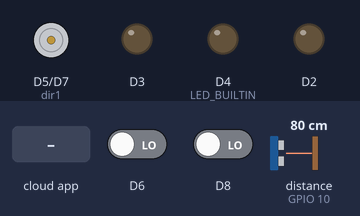
Simulated run of this sketch. Board: ESP8266 (NodeMCU). On the bench: motor-driver pin pairs drawn as motors (green arrow = first pin HIGH = forward, orange = second pin HIGH = backward, longer = more drive), output pins drawn as LEDs (lit = HIGH, except the on-board LED, lit = LOW). Wiring (inferred from the names in the program): ultrasonic range finder: trigger GPIO 9; echo GPIO 10. The test bench sets the inputs (shaded band); at power-on: distance to the obstacle (sensor on GPIO 10) 80 cm, D6 LOW, D8 LOW. The echo pulse lasts 58.3 µs per cm; WiFi joins after 1.5 s; servers stay silent unless stated; pins used as bus, display or sensor lines are not drawn; what the sketch prints to the serial monitor is not drawn.

Above: at 2.7 s.
2.8 s: the phone or cloud app sets SWITCH_ID_NO_2_HERE to 1
At 3.9 s:
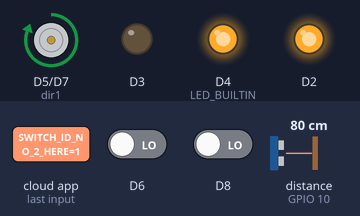
4.3 s: distance to the obstacle (sensor on GPIO 10) set to 11 cm
7.3 s: distance to the obstacle (sensor on GPIO 10) set to 8 cm
At 8.8 s:
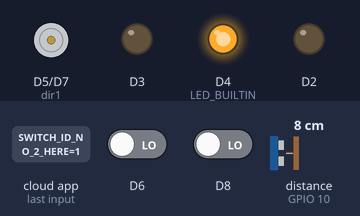
9.8 s: the phone or cloud app sets SWITCH_ID_NO_3_HERE to 1
At 11.0 s:
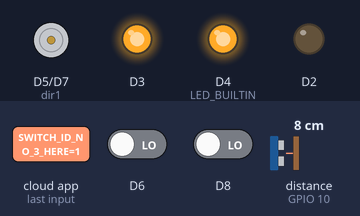
11.3 s: the phone or cloud app sets SWITCH_ID_NO_4_HERE to 1
At 12.2 s:
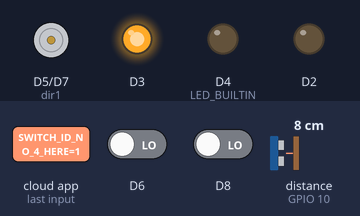
12.8 s: the phone or cloud app sets SWITCH_ID_NO_2_HERE to 1
At 13.6 s:
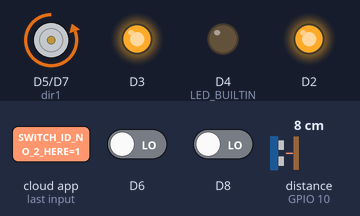
Timing chart, 0 to 15.8 s (numbered marks = the images above; inputs shaded):
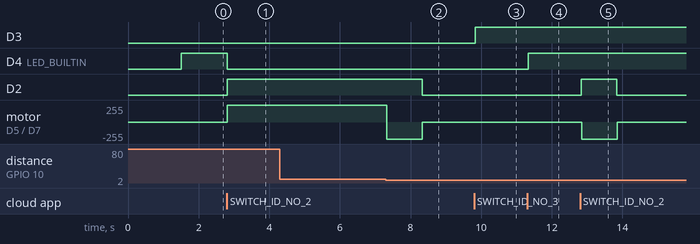

Measured:
- the behaviour switches between 10 and 9 cm on distance to the obstacle (sensor on GPIO 10) (found by bisection; images 1 and 2)
- after the input at 2.8 s, D4 (LED_BUILTIN): HIGH → LOW at once; D2: LOW → HIGH at once; motor on D5 (dir1) / D7 (dir2): stopped → forward 255/255 at once
- after the input at 7.3 s, D2: HIGH → LOW after 1.0 s; motor on D5 (dir1) / D7 (dir2): forward 255/255 → backward 255/255 at once, → stopped 1.0 s later
- after the input at 9.8 s, D3: LOW → HIGH at once
- after the input at 11.3 s, D4 (LED_BUILTIN): LOW → HIGH at once
- after the input at 12.8 s, D2: LOW → HIGH at once, → LOW 1.0 s later; motor on D5 (dir1) / D7 (dir2): stopped → backward 255/255 after 0.05 s, → stopped 1.0 s later

The sketch:

smart_vecom.ino
```cpp
//#define ENABLE_DEBUG

#ifdef ENABLE_DEBUG
       #define DEBUG_ESP_PORT Serial
       #define NODEBUG_WEBSOCKETS
       #define NDEBUG
#endif

#include <Arduino.h>
#ifdef ESP8266
       #include <ESP8266WiFi.h>
#endif
#ifdef ESP32
       #include <WiFi.h>
#endif

#include "SinricPro.h"
#include "SinricProSwitch.h"

#include <map>

#define WIFI_SSID         "SSID"
#define WIFI_PASS         "PASS"
#define APP_KEY           "APP_KEY"      // Should look like "de0bxxxx-1x3x-4x3x-ax2x-5dabxxxxxxxx"
#define APP_SECRET        "APP_SECRET"   // Should look like "5f36xxxx-x3x7-4x3x-xexe-e86724a9xxxx-4c4axxxx-3x3x-x5xe-x9x3-333d65xxxxxx"

// comment the following line if you use a toggle switches instead of tactile buttons
#define TACTILE_BUTTON 1

#define BAUD_RATE   9600

#define DEBOUNCE_TIME 250
 long duration, distance;
#define trigPin 9
#define echoPin 10

int motor;
int dir1=D5;
int dir2=D7;

typedef struct {      // struct for the std::map below
  int relayPIN;
  int flipSwitchPIN;
} deviceConfig_t;


// this is the main configuration
// please put in your deviceId, the PIN for Relay and PIN for flipSwitch
// this can be up to N devices...depending on how much pin's available on your device ;)
// right now we have 4 devicesIds going to 4 relays and 4 flip switches to switch the relay manually
std::map<String, deviceConfig_t> devices = {
    //{deviceId, {relayPIN,  flipSwitchPIN}}
    {"SWITCH_ID_NO_1_HERE", {  D1, D8 }},
    {"SWITCH_ID_NO_2_HERE", {  D2, D7 }},
    {"SWITCH_ID_NO_3_HERE", {  D3, D6 }},
    {"SWITCH_ID_NO_4_HERE", {  D4, D5 }}
};

typedef struct {      // struct for the std::map below
  String deviceId;
  bool lastFlipSwitchState;
  unsigned long lastFlipSwitchChange;
} flipSwitchConfig_t;

std::map<int, flipSwitchConfig_t> flipSwitches;    // this map is used to map flipSwitch PINs to deviceId and handling debounce and last flipSwitch state checks
                                                  // it will be setup in "setupFlipSwitches" function, using informations from devices map

void setupRelays() {
  for (auto &device : devices) {           // for each device (relay, flipSwitch combination)
    int relayPIN = device.second.relayPIN; // get the relay pin
    pinMode(relayPIN, OUTPUT);             // set relay pin to OUTPUT
  }
}

void setupFlipSwitches() {
  for (auto &device : devices)  {                     // for each device (relay / flipSwitch combination)
    flipSwitchConfig_t flipSwitchConfig;              // create a new flipSwitch configuration

    flipSwitchConfig.deviceId = device.first;         // set the deviceId
    flipSwitchConfig.lastFlipSwitchChange = 0;        // set debounce time
    flipSwitchConfig.lastFlipSwitchState = false;     // set lastFlipSwitchState to false (LOW)

    int flipSwitchPIN = device.second.flipSwitchPIN;  // get the flipSwitchPIN

    flipSwitches[flipSwitchPIN] = flipSwitchConfig;   // save the flipSwitch config to flipSwitches map
    pinMode(flipSwitchPIN, INPUT);                   // set the flipSwitch pin to INPUT
  }
}

bool onPowerState(String deviceId, bool &state)
{
  Serial.printf("%s: %s\r\n", deviceId.c_str(), state ? "on" : "off");
  int relayPIN = devices[deviceId].relayPIN; // get the relay pin for corresponding device
  digitalWrite(relayPIN, state);             // set the new relay state
  return true;
}

void handleFlipSwitches() {
  unsigned long actualMillis = millis();                                          // get actual millis
  for (auto &flipSwitch : flipSwitches) {                                         // for each flipSwitch in flipSwitches map
    unsigned long lastFlipSwitchChange = flipSwitch.second.lastFlipSwitchChange;  // get the timestamp when flipSwitch was pressed last time (used to debounce / limit events)

    if (actualMillis - lastFlipSwitchChange > DEBOUNCE_TIME) {                    // if time is > debounce time...

      int flipSwitchPIN = flipSwitch.first;                                       // get the flipSwitch pin from configuration
      bool lastFlipSwitchState = flipSwitch.second.lastFlipSwitchState;           // get the lastFlipSwitchState
      bool flipSwitchState = digitalRead(flipSwitchPIN);                          // read the current flipSwitch state
      if (flipSwitchState != lastFlipSwitchState) {                               // if the flipSwitchState has changed...
#ifdef TACTILE_BUTTON
        if (flipSwitchState) {                                                    // if the tactile button is pressed
#endif
          flipSwitch.second.lastFlipSwitchChange = actualMillis;                  // update lastFlipSwitchChange time
          String deviceId = flipSwitch.second.deviceId;                           // get the deviceId from config
          int relayPIN = devices[deviceId].relayPIN;                              // get the relayPIN from config
          bool newRelayState = !digitalRead(relayPIN);                            // set the new relay State
          digitalWrite(relayPIN, newRelayState);                                  // set the trelay to the new state

          SinricProSwitch &mySwitch = SinricPro[deviceId];                        // get Switch device from SinricPro
          mySwitch.sendPowerStateEvent(newRelayState);                            // send the event
#ifdef TACTILE_BUTTON
        }
#endif
        flipSwitch.second.lastFlipSwitchState = flipSwitchState;                  // update lastFlipSwitchState
      }
    }
  }
}

void setupWiFi()
{
  Serial.printf("\r\n[Wifi]: Connecting");
  WiFi.begin(WIFI_SSID, WIFI_PASS);

  while (WiFi.status() != WL_CONNECTED)
  {
    Serial.printf(".");
    delay(250);
  }
  digitalWrite(LED_BUILTIN, HIGH);
  Serial.printf("connected!\r\n[WiFi]: IP-Address is %s\r\n", WiFi.localIP().toString().c_str());
}

void setupSinricPro()
{
  for (auto &device : devices)
  {
    const char *deviceId = device.first.c_str();
    SinricProSwitch &mySwitch = SinricPro[deviceId];
    mySwitch.onPowerState(onPowerState);
  }

  //SinricPro.restoreDeviceStates(true); // Uncomment to restore the last known state from the server.
  SinricPro.begin(APP_KEY, APP_SECRET);
}

void setup()
{
  Serial.begin(BAUD_RATE);
  setupRelays();
  setupFlipSwitches();
  setupWiFi();
  setupSinricPro();
  pinMode(D1,INPUT);
  pinMode(trigPin, OUTPUT);
  pinMode(echoPin, INPUT);

  pinMode(dir1, OUTPUT);
  pinMode(dir2, OUTPUT);
}

void loop()
{
  ultra();
  Serial.println(distance);
  motor=digitalRead(D2);
  if(motor == HIGH){
    Serial.println("ON");
    if( distance >=10 || distance ==0 ){
      Serial.println("go ON");
      digitalWrite(dir1,HIGH);
      digitalWrite(dir2,LOW);
    }
    else{
      Serial.println("ON Back");
      digitalWrite(dir1,LOW);
      digitalWrite(dir2,HIGH);
      delay(1000);
    }
  }
  else{
    digitalWrite(dir1,LOW);
    digitalWrite(dir2,LOW);

  }
  SinricPro.handle();
  handleFlipSwitches();

}

void ultra(){

digitalWrite(trigPin, LOW);
delayMicroseconds(2);
digitalWrite(trigPin, HIGH);
delayMicroseconds(10);
digitalWrite(trigPin, LOW);
duration = pulseIn(echoPin, HIGH);
distance = (duration/2) / 29.1;
}
```
